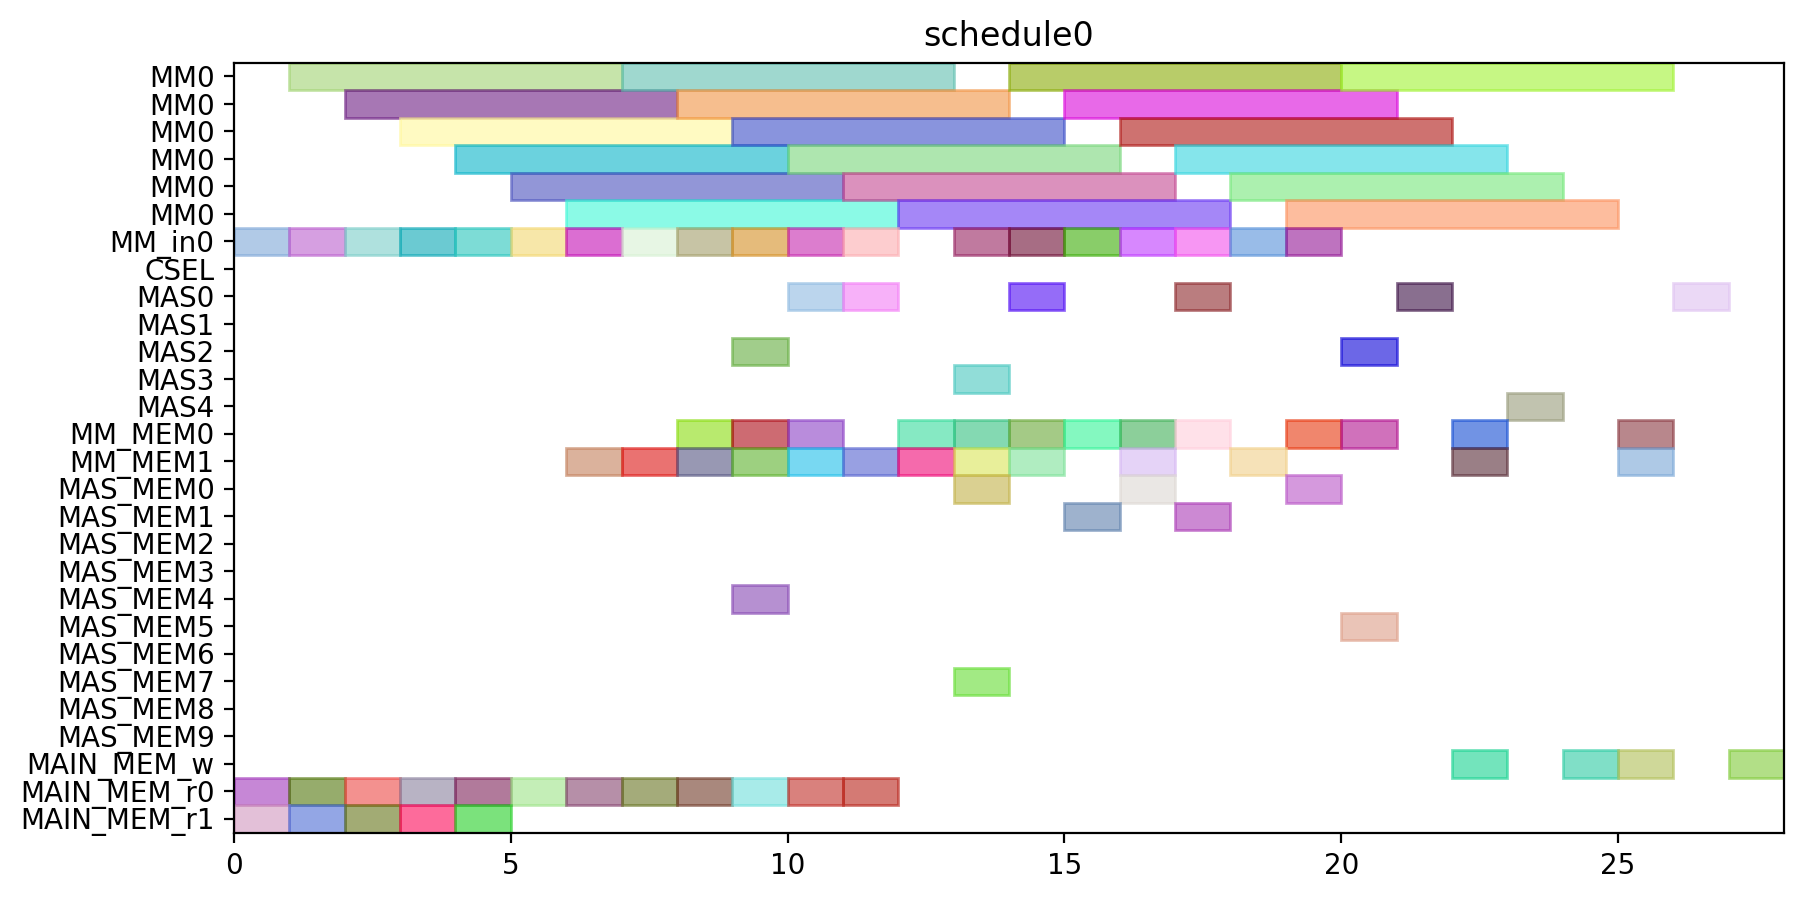

Python code for this plot:
from pyschedule import Scenario, solvers, plotters, alt


def solve():
	horizon = 90
	S = Scenario("schedule0", horizon=horizon)

	# resource
	MM = S.Resources('MM', num=1, size=6)
	MM_in = S.Resources('MM_in', num=1)
	CSEL = S.Resource('CSEL')
	MAS = S.Resources('MAS', num=5, size=1, periods=range(1, horizon))
	MM_MEM = S.Resources('MM_MEM', num=2)
	MAS_MEM = S.Resources('MAS_MEM', num=10)
	MAIN_MEM_w = S.Resource('MAIN_MEM_w', size=1)
	MAIN_MEM_r = S.Resources('MAIN_MEM_r', num=2)

	# result of previous scheduling

	# new tasks
	T1_in = S.Task('T1_in', length=1, delay_cost=1)
	T1_in += alt(MM_in)
	T1 = S.Task('T1', length=6, delay_cost=1)
	T1 += alt(MM)
	S += T1>=T1_in

	T1_mem0 = S.Task('T1_mem0', length=1, delay_cost=1)
	T1_mem0 += MAIN_MEM_r[0]
	T2_in = S.Task('T2_in', length=1, delay_cost=1)
	T2_in += alt(MM_in)
	T2 = S.Task('T2', length=6, delay_cost=1)
	T2 += alt(MM)
	S += T2>=T2_in

	T2_mem0 = S.Task('T2_mem0', length=1, delay_cost=1)
	T2_mem0 += MAIN_MEM_r[0]
	T2_mem1 = S.Task('T2_mem1', length=1, delay_cost=1)
	T2_mem1 += MAIN_MEM_r[1]
	T3_in = S.Task('T3_in', length=1, delay_cost=1)
	T3_in += alt(MM_in)
	T3 = S.Task('T3', length=6, delay_cost=1)
	T3 += alt(MM)
	S += T3>=T3_in

	T3_mem0 = S.Task('T3_mem0', length=1, delay_cost=1)
	T3_mem0 += MAIN_MEM_r[0]
	T3_mem1 = S.Task('T3_mem1', length=1, delay_cost=1)
	T3_mem1 += MAIN_MEM_r[1]
	T4_in = S.Task('T4_in', length=1, delay_cost=1)
	T4_in += alt(MM_in)
	T4 = S.Task('T4', length=6, delay_cost=1)
	T4 += alt(MM)
	S += T4>=T4_in

	T4_mem0 = S.Task('T4_mem0', length=1, delay_cost=1)
	T4_mem0 += MAIN_MEM_r[0]
	T4_mem1 = S.Task('T4_mem1', length=1, delay_cost=1)
	T4_mem1 += MAIN_MEM_r[1]
	T5_in = S.Task('T5_in', length=1, delay_cost=1)
	T5_in += alt(MM_in)
	T5 = S.Task('T5', length=6, delay_cost=1)
	T5 += alt(MM)
	S += T5>=T5_in

	T5_mem0 = S.Task('T5_mem0', length=1, delay_cost=1)
	T5_mem0 += MAIN_MEM_r[0]
	T6_in = S.Task('T6_in', length=1, delay_cost=1)
	T6_in += alt(MM_in)
	T6 = S.Task('T6', length=6, delay_cost=1)
	T6 += alt(MM)
	S += T6>=T6_in

	T6_mem0 = S.Task('T6_mem0', length=1, delay_cost=1)
	T6_mem0 += MAIN_MEM_r[0]
	T6_mem1 = S.Task('T6_mem1', length=1, delay_cost=1)
	T6_mem1 += MAIN_MEM_r[1]
	T7_in = S.Task('T7_in', length=1, delay_cost=1)
	T7_in += alt(MM_in)
	T7 = S.Task('T7', length=6, delay_cost=1)
	T7 += alt(MM)
	S += T7>=T7_in

	T7_mem0 = S.Task('T7_mem0', length=1, delay_cost=1)
	T7_mem0 += MAIN_MEM_r[0]
	T7_mem1 = S.Task('T7_mem1', length=1, delay_cost=1)
	T7_mem1 += MAIN_MEM_r[1]
	T8_in = S.Task('T8_in', length=1, delay_cost=1)
	T8_in += alt(MM_in)
	T8 = S.Task('T8', length=6, delay_cost=1)
	T8 += alt(MM)
	S += T8>=T8_in

	T8_mem0 = S.Task('T8_mem0', length=1, delay_cost=1)
	T8_mem0 += MAIN_MEM_r[0]
	T8_mem1 = S.Task('T8_mem1', length=1, delay_cost=1)
	T8_mem1 += alt(MM_MEM)
	S += (T1*MM[0])-1 < T8_mem1*MM_MEM[1]
	S += T8_mem1 <= T8

	T9_in = S.Task('T9_in', length=1, delay_cost=1)
	T9_in += alt(MM_in)
	T9 = S.Task('T9', length=6, delay_cost=1)
	T9 += alt(MM)
	S += T9>=T9_in

	T9_mem0 = S.Task('T9_mem0', length=1, delay_cost=1)
	T9_mem0 += MAIN_MEM_r[0]
	T9_mem1 = S.Task('T9_mem1', length=1, delay_cost=1)
	T9_mem1 += alt(MM_MEM)
	S += (T1*MM[0])-1 < T9_mem1*MM_MEM[1]
	S += T9_mem1 <= T9

	T10_in = S.Task('T10_in', length=1, delay_cost=1)
	T10_in += alt(MM_in)
	T10 = S.Task('T10', length=6, delay_cost=1)
	T10 += alt(MM)
	S += T10>=T10_in

	T10_mem0 = S.Task('T10_mem0', length=1, delay_cost=1)
	T10_mem0 += MAIN_MEM_r[0]
	T10_mem1 = S.Task('T10_mem1', length=1, delay_cost=1)
	T10_mem1 += alt(MM_MEM)
	S += (T3*MM[0])-1 < T10_mem1*MM_MEM[1]
	S += T10_mem1 <= T10

	T11_in = S.Task('T11_in', length=1, delay_cost=1)
	T11_in += alt(MM_in)
	T11 = S.Task('T11', length=6, delay_cost=1)
	T11 += alt(MM)
	S += T11>=T11_in

	T11_mem0 = S.Task('T11_mem0', length=1, delay_cost=1)
	T11_mem0 += MAIN_MEM_r[0]
	T11_mem1 = S.Task('T11_mem1', length=1, delay_cost=1)
	T11_mem1 += alt(MM_MEM)
	S += (T3*MM[0])-1 < T11_mem1*MM_MEM[1]
	S += T11_mem1 <= T11

	T12 = S.Task('T12', length=1, delay_cost=1)
	T12 += alt(MAS)

	T12_mem0 = S.Task('T12_mem0', length=1, delay_cost=1)
	T12_mem0 += alt(MM_MEM)
	S += (T4*MM[0])-1 < T12_mem0*MM_MEM[0]
	S += T12_mem0 <= T12

	T12_mem1 = S.Task('T12_mem1', length=1, delay_cost=1)
	T12_mem1 += alt(MM_MEM)
	S += (T2*MM[0])-1 < T12_mem1*MM_MEM[1]
	S += T12_mem1 <= T12

	T13 = S.Task('T13', length=1, delay_cost=1)
	T13 += alt(MAS)

	T13_mem0 = S.Task('T13_mem0', length=1, delay_cost=1)
	T13_mem0 += alt(MM_MEM)
	S += (T4*MM[0])-1 < T13_mem0*MM_MEM[0]
	S += T13_mem0 <= T13

	T13_mem1 = S.Task('T13_mem1', length=1, delay_cost=1)
	T13_mem1 += alt(MM_MEM)
	S += (T2*MM[0])-1 < T13_mem1*MM_MEM[1]
	S += T13_mem1 <= T13

	T15 = S.Task('T15', length=1, delay_cost=1)
	T15 += alt(MAS)

	T15_mem0 = S.Task('T15_mem0', length=1, delay_cost=1)
	T15_mem0 += alt(MM_MEM)
	S += (T7*MM[0])-1 < T15_mem0*MM_MEM[0]
	S += T15_mem0 <= T15

	T14_in = S.Task('T14_in', length=1, delay_cost=1)
	T14_in += alt(MM_in)
	T14 = S.Task('T14', length=6, delay_cost=1)
	T14 += alt(MM)
	S += T14>=T14_in

	T14_mem0 = S.Task('T14_mem0', length=1, delay_cost=1)
	T14_mem0 += alt(MAS_MEM)
	S += (T13*MAS[0])-1 < T14_mem0*MAS_MEM[0]
	S += (T13*MAS[1])-1 < T14_mem0*MAS_MEM[2]
	S += (T13*MAS[2])-1 < T14_mem0*MAS_MEM[4]
	S += (T13*MAS[3])-1 < T14_mem0*MAS_MEM[6]
	S += (T13*MAS[4])-1 < T14_mem0*MAS_MEM[8]
	S += T14_mem0 <= T14

	T16_in = S.Task('T16_in', length=1, delay_cost=1)
	T16_in += alt(MM_in)
	T16 = S.Task('T16', length=6, delay_cost=1)
	T16 += alt(MM)
	S += T16>=T16_in

	T16_mem0 = S.Task('T16_mem0', length=1, delay_cost=1)
	T16_mem0 += alt(MM_MEM)
	S += (T1*MM[0])-1 < T16_mem0*MM_MEM[0]
	S += T16_mem0 <= T16

	T16_mem1 = S.Task('T16_mem1', length=1, delay_cost=1)
	T16_mem1 += alt(MM_MEM)
	S += (T8*MM[0])-1 < T16_mem1*MM_MEM[1]
	S += T16_mem1 <= T16

	T17_in = S.Task('T17_in', length=1, delay_cost=1)
	T17_in += alt(MM_in)
	T17 = S.Task('T17', length=6, delay_cost=1)
	T17 += alt(MM)
	S += T17>=T17_in

	T17_mem0 = S.Task('T17_mem0', length=1, delay_cost=1)
	T17_mem0 += alt(MM_MEM)
	S += (T8*MM[0])-1 < T17_mem0*MM_MEM[0]
	S += T17_mem0 <= T17

	T17_mem1 = S.Task('T17_mem1', length=1, delay_cost=1)
	T17_mem1 += alt(MAS_MEM)
	S += (T15*MAS[0])-1 < T17_mem1*MAS_MEM[1]
	S += (T15*MAS[1])-1 < T17_mem1*MAS_MEM[3]
	S += (T15*MAS[2])-1 < T17_mem1*MAS_MEM[5]
	S += (T15*MAS[3])-1 < T17_mem1*MAS_MEM[7]
	S += (T15*MAS[4])-1 < T17_mem1*MAS_MEM[9]
	S += T17_mem1 <= T17

	T18 = S.Task('T18', length=1, delay_cost=1)
	T18 += alt(MAS)

	T18_mem0 = S.Task('T18_mem0', length=1, delay_cost=1)
	T18_mem0 += alt(MM_MEM)
	S += (T5*MM[0])-1 < T18_mem0*MM_MEM[0]
	S += T18_mem0 <= T18

	T18_mem1 = S.Task('T18_mem1', length=1, delay_cost=1)
	T18_mem1 += alt(MM_MEM)
	S += (T9*MM[0])-1 < T18_mem1*MM_MEM[1]
	S += T18_mem1 <= T18

	T19 = S.Task('T19', length=1, delay_cost=1)
	T19 += alt(MAS)

	T19_mem0 = S.Task('T19_mem0', length=1, delay_cost=1)
	T19_mem0 += alt(MM_MEM)
	S += (T5*MM[0])-1 < T19_mem0*MM_MEM[0]
	S += T19_mem0 <= T19

	T19_mem1 = S.Task('T19_mem1', length=1, delay_cost=1)
	T19_mem1 += alt(MM_MEM)
	S += (T9*MM[0])-1 < T19_mem1*MM_MEM[1]
	S += T19_mem1 <= T19

	T21 = S.Task('T21', length=1, delay_cost=1)
	T21 += alt(MAS)

	T21_mem0 = S.Task('T21_mem0', length=1, delay_cost=1)
	T21_mem0 += alt(MM_MEM)
	S += (T6*MM[0])-1 < T21_mem0*MM_MEM[0]
	S += T21_mem0 <= T21

	T21_mem1 = S.Task('T21_mem1', length=1, delay_cost=1)
	T21_mem1 += alt(MM_MEM)
	S += (T10*MM[0])-1 < T21_mem1*MM_MEM[1]
	S += T21_mem1 <= T21

	T24_in = S.Task('T24_in', length=1, delay_cost=1)
	T24_in += alt(MM_in)
	T24 = S.Task('T24', length=6, delay_cost=1)
	T24 += alt(MM)
	S += T24>=T24_in

	T24_mem0 = S.Task('T24_mem0', length=1, delay_cost=1)
	T24_mem0 += alt(MM_MEM)
	S += (T11*MM[0])-1 < T24_mem0*MM_MEM[0]
	S += T24_mem0 <= T24

	T24_mem1 = S.Task('T24_mem1', length=1, delay_cost=1)
	T24_mem1 += alt(MAS_MEM)
	S += (T12*MAS[0])-1 < T24_mem1*MAS_MEM[1]
	S += (T12*MAS[1])-1 < T24_mem1*MAS_MEM[3]
	S += (T12*MAS[2])-1 < T24_mem1*MAS_MEM[5]
	S += (T12*MAS[3])-1 < T24_mem1*MAS_MEM[7]
	S += (T12*MAS[4])-1 < T24_mem1*MAS_MEM[9]
	S += T24_mem1 <= T24

	T20_in = S.Task('T20_in', length=1, delay_cost=1)
	T20_in += alt(MM_in)
	T20 = S.Task('T20', length=6, delay_cost=1)
	T20 += alt(MM)
	S += T20>=T20_in

	T20_mem0 = S.Task('T20_mem0', length=1, delay_cost=1)
	T20_mem0 += alt(MAS_MEM)
	S += (T15*MAS[0])-1 < T20_mem0*MAS_MEM[0]
	S += (T15*MAS[1])-1 < T20_mem0*MAS_MEM[2]
	S += (T15*MAS[2])-1 < T20_mem0*MAS_MEM[4]
	S += (T15*MAS[3])-1 < T20_mem0*MAS_MEM[6]
	S += (T15*MAS[4])-1 < T20_mem0*MAS_MEM[8]
	S += T20_mem0 <= T20

	T20_mem1 = S.Task('T20_mem1', length=1, delay_cost=1)
	T20_mem1 += alt(MAS_MEM)
	S += (T18*MAS[0])-1 < T20_mem1*MAS_MEM[1]
	S += (T18*MAS[1])-1 < T20_mem1*MAS_MEM[3]
	S += (T18*MAS[2])-1 < T20_mem1*MAS_MEM[5]
	S += (T18*MAS[3])-1 < T20_mem1*MAS_MEM[7]
	S += (T18*MAS[4])-1 < T20_mem1*MAS_MEM[9]
	S += T20_mem1 <= T20

	T22_in = S.Task('T22_in', length=1, delay_cost=1)
	T22_in += alt(MM_in)
	T22 = S.Task('T22', length=6, delay_cost=1)
	T22 += alt(MM)
	S += T22>=T22_in

	T22_mem0 = S.Task('T22_mem0', length=1, delay_cost=1)
	T22_mem0 += alt(MAS_MEM)
	S += (T21*MAS[0])-1 < T22_mem0*MAS_MEM[0]
	S += (T21*MAS[1])-1 < T22_mem0*MAS_MEM[2]
	S += (T21*MAS[2])-1 < T22_mem0*MAS_MEM[4]
	S += (T21*MAS[3])-1 < T22_mem0*MAS_MEM[6]
	S += (T21*MAS[4])-1 < T22_mem0*MAS_MEM[8]
	S += T22_mem0 <= T22

	T23_in = S.Task('T23_in', length=1, delay_cost=1)
	T23_in += alt(MM_in)
	T23 = S.Task('T23', length=6, delay_cost=1)
	T23 += alt(MM)
	S += T23>=T23_in

	T23_mem0 = S.Task('T23_mem0', length=1, delay_cost=1)
	T23_mem0 += alt(MAS_MEM)
	S += (T19*MAS[0])-1 < T23_mem0*MAS_MEM[0]
	S += (T19*MAS[1])-1 < T23_mem0*MAS_MEM[2]
	S += (T19*MAS[2])-1 < T23_mem0*MAS_MEM[4]
	S += (T19*MAS[3])-1 < T23_mem0*MAS_MEM[6]
	S += (T19*MAS[4])-1 < T23_mem0*MAS_MEM[8]
	S += T23_mem0 <= T23

	Z2_new_in = S.Task('Z2_new_in', length=1, delay_cost=1)
	Z2_new_in += alt(MM_in)
	Z2_new = S.Task('Z2_new', length=6, delay_cost=1)
	Z2_new += alt(MM)
	S += Z2_new>=Z2_new_in

	S += 0<Z2_new

	Z2_new_w = S.Task('Z2_new_w', length=1, delay_cost=1)
	Z2_new_w += alt(MAIN_MEM_w)
	S += Z2_new <= Z2_new_w

	Z2_new_mem0 = S.Task('Z2_new_mem0', length=1, delay_cost=1)
	Z2_new_mem0 += MAIN_MEM_r[0]
	Z2_new_mem1 = S.Task('Z2_new_mem1', length=1, delay_cost=1)
	Z2_new_mem1 += alt(MM_MEM)
	S += (T14*MM[0])-1 < Z2_new_mem1*MM_MEM[1]
	S += Z2_new_mem1 <= Z2_new

	T25 = S.Task('T25', length=1, delay_cost=1)
	T25 += alt(MAS)

	T25_mem0 = S.Task('T25_mem0', length=1, delay_cost=1)
	T25_mem0 += alt(MM_MEM)
	S += (T20*MM[0])-1 < T25_mem0*MM_MEM[0]
	S += T25_mem0 <= T25

	X2_new = S.Task('X2_new', length=1, delay_cost=1)
	X2_new += alt(MAS)

	S += 0<X2_new

	X2_new_w = S.Task('X2_new_w', length=1, delay_cost=1)
	X2_new_w += alt(MAIN_MEM_w)
	S += X2_new <= X2_new_w

	X2_new_mem0 = S.Task('X2_new_mem0', length=1, delay_cost=1)
	X2_new_mem0 += alt(MM_MEM)
	S += (T22*MM[0])-1 < X2_new_mem0*MM_MEM[0]
	S += X2_new_mem0 <= X2_new

	X2_new_mem1 = S.Task('X2_new_mem1', length=1, delay_cost=1)
	X2_new_mem1 += alt(MM_MEM)
	S += (T24*MM[0])-1 < X2_new_mem1*MM_MEM[1]
	S += X2_new_mem1 <= X2_new

	X1_new = S.Task('X1_new', length=1, delay_cost=1)
	X1_new += alt(MAS)

	S += 0<X1_new

	X1_new_w = S.Task('X1_new_w', length=1, delay_cost=1)
	X1_new_w += alt(MAIN_MEM_w)
	S += X1_new <= X1_new_w

	X1_new_mem0 = S.Task('X1_new_mem0', length=1, delay_cost=1)
	X1_new_mem0 += alt(MM_MEM)
	S += (T23*MM[0])-1 < X1_new_mem0*MM_MEM[0]
	S += X1_new_mem0 <= X1_new

	X1_new_mem1 = S.Task('X1_new_mem1', length=1, delay_cost=1)
	X1_new_mem1 += alt(MM_MEM)
	S += (T17*MM[0])-1 < X1_new_mem1*MM_MEM[1]
	S += X1_new_mem1 <= X1_new

	Z1_new = S.Task('Z1_new', length=1, delay_cost=1)
	Z1_new += alt(MAS)

	S += 0<Z1_new

	Z1_new_w = S.Task('Z1_new_w', length=1, delay_cost=1)
	Z1_new_w += alt(MAIN_MEM_w)
	S += Z1_new <= Z1_new_w

	Z1_new_mem0 = S.Task('Z1_new_mem0', length=1, delay_cost=1)
	Z1_new_mem0 += alt(MM_MEM)
	S += (T16*MM[0])-1 < Z1_new_mem0*MM_MEM[0]
	S += Z1_new_mem0 <= Z1_new

	Z1_new_mem1 = S.Task('Z1_new_mem1', length=1, delay_cost=1)
	Z1_new_mem1 += alt(MAS_MEM)
	S += (T25*MAS[0])-1 < Z1_new_mem1*MAS_MEM[1]
	S += (T25*MAS[1])-1 < Z1_new_mem1*MAS_MEM[3]
	S += (T25*MAS[2])-1 < Z1_new_mem1*MAS_MEM[5]
	S += (T25*MAS[3])-1 < Z1_new_mem1*MAS_MEM[7]
	S += (T25*MAS[4])-1 < Z1_new_mem1*MAS_MEM[9]
	S += Z1_new_mem1 <= Z1_new

	solvers.mip.solve(S,msg=1,kind='CPLEX',ratio_gap=1.01)

	solution = [['hoge']*len(S.solution()[1]) for i in range(len(S.solution()))]
	for i in range(len(S.solution())):
		for j in range(len(S.solution()[i])):
			solution[i][j]=str(S.solution()[i][j])
	print(solution)

	cycles = int(solution[-1][3])

	pic_file_name = "/home/mfukuda/ABE/multiRAM_multiMAS_16mux/scheduling_result/stage6MM1_stage1MAS5/ladderMul/schedule0.png"
	if(S.solution() != []):
		plotters.matplotlib.plot(S,img_filename=pic_file_name, show_task_labels=False, fig_size=(cycles*0.25+3, 5))

	return solution
